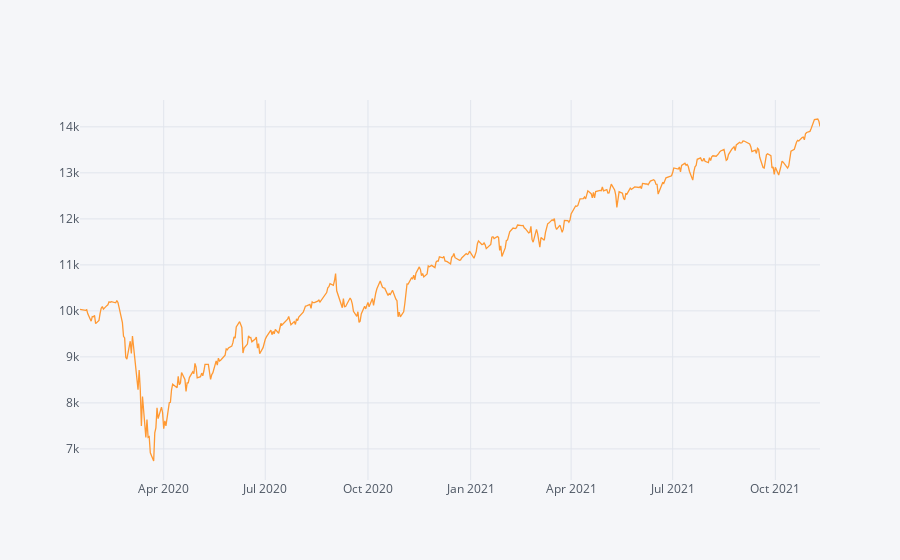

Write notebook code for a chart like this one.
### Code cell
# Calculate the Absolute Return of a buy-and-hold strategy in the same period
Absolute_return_bh = (((result_df.Close.iloc[-1]) - result_df.Open.iloc[0])/result_df.Open.iloc[0])*100
print(f"Absolute_return_bh: {np.round(Absolute_return_bh,2)}% ")

# Calculate the CAGR or our trend-following trading strategy
CAGR_bh = ((result_df.Close.iloc[-1]/result_df.Open.iloc[0])**(252/len(df)))-1
print(f"CAGR_bh: {(np.round(CAGR_bh,2)*100)}%")

# Calculate the IR (Sharpe without RF-rate) of our trend-following trading strategy
information_ratio_bh = (result_df.Close.pct_change().mean()/result_df.Close.pct_change().std())*((252**0.5))
print(f"information_ratio_bh: {np.round(information_ratio_bh,2)}")

#Plot the equity curve (hint: use 'close' returns and your initial capital value to generate an equity curve)
((result_df.Close.pct_change().dropna()+1).cumprod()*10000).iplot()

### Figure 1 — Plotly figure (JSON) as saved in the notebook; plotly's stock layout.template omitted (floating-point values rounded to 4 significant figures; data arrays with more than 128 entries replaced by an {"elided": "..."} marker saying what was removed)
{"data": [{"line": {"color": "rgba(255, 153, 51, 1.0)", "dash": "solid", "shape": "linear", "width": 1.3}, "mode": "lines", "name": "Close", "text": "", "type": "scatter", "x": {"elided": "459 str values"}, "y": {"elided": "459 float values"}}], "layout": {"autosize": true, "legend": {"bgcolor": "#F5F6F9", "font": {"color": "#4D5663"}}, "paper_bgcolor": "#F5F6F9", "plot_bgcolor": "#F5F6F9", "title": {"font": {"color": "#4D5663"}}, "xaxis": {"autorange": true, "gridcolor": "#E1E5ED", "range": ["2020-01-17", "2021-11-10"], "showgrid": true, "tickfont": {"color": "#4D5663"}, "title": {"font": {"color": "#4D5663"}, "text": ""}, "type": "date", "zerolinecolor": "#E1E5ED"}, "yaxis": {"autorange": true, "gridcolor": "#E1E5ED", "range": [6324.0, 14580.0], "showgrid": true, "tickfont": {"color": "#4D5663"}, "title": {"font": {"color": "#4D5663"}, "text": ""}, "type": "linear", "zerolinecolor": "#E1E5ED"}}}
